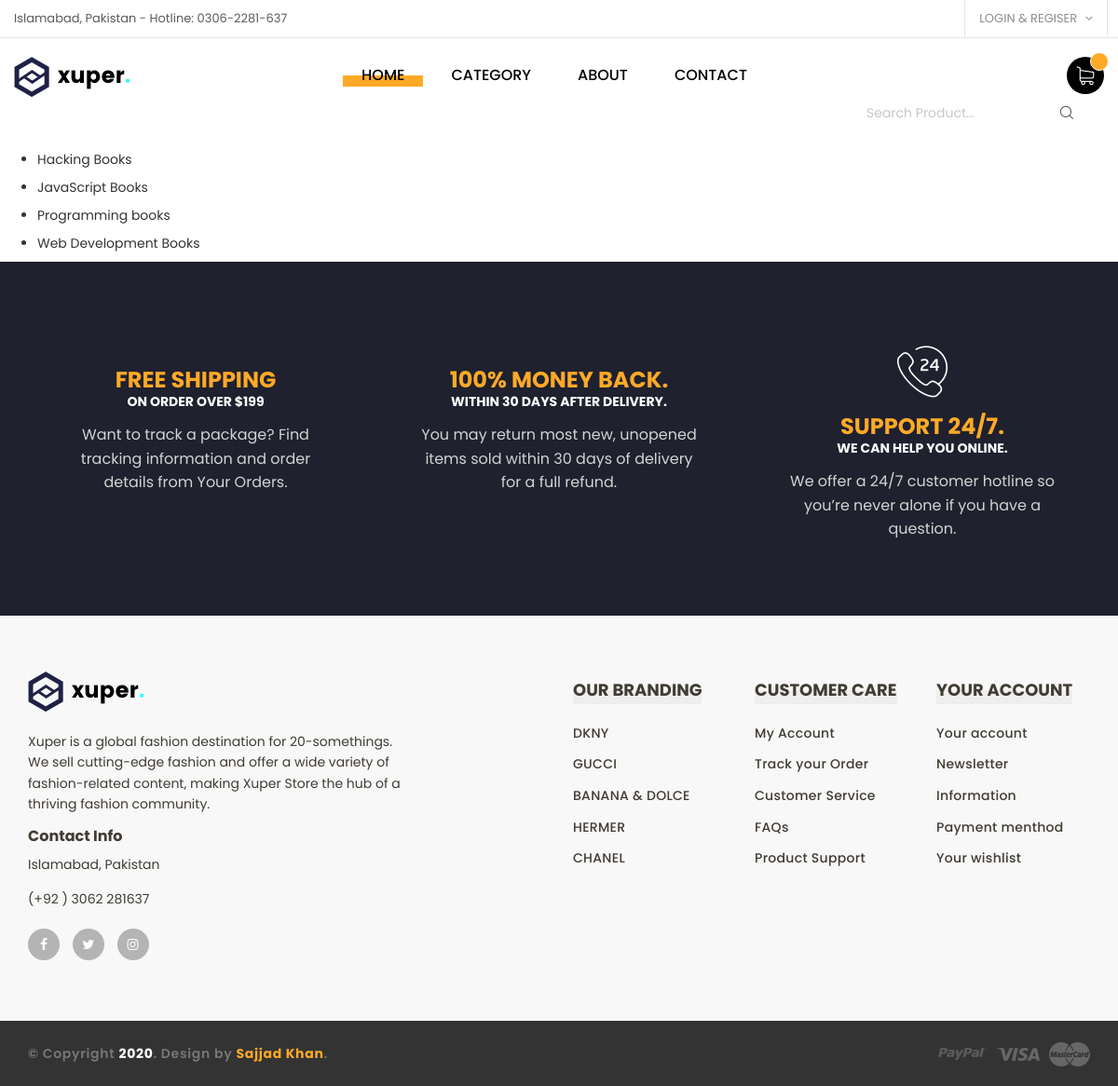
/all-categories/, run on the app's committed database.
### bookshop/models.py (models this page shows, shortened)
class Category(models.Model):
    name = models.CharField(max_length=200,db_index=True)
    slug = models.SlugField(max_length=200,unique=True)
    class Meta:
        ordering = ('name',)
        verbose_name = 'category'
        verbose_name_plural = 'categories'

### bookshop/views.py (the view)
# urls.py: path('all-categories/',views.all_Categories,name='all_categories'),
def all_Categories(request):
    categories = Category.objects.all()
    return render(request,'bookshop/all_category_list.html',{'categories':categories})

### cart/cart.py (called while the page is built)
    def __len__(self):
        return sum(item['quantity'] for item in self.cart.values())

    def get_total_price(self):
        return sum(Decimal(item['price']) * item['quantity'] for item in self.cart.values())

### cart/context_processors.py (called while the page is built)
def cart(request):
    return {'cart': Cart(request)}

### bookshop/templates/bookshop/all_category_list.html (shortened to what this page needs)
{% extends 'bookshop/base.html' %}
{% load static %}
{% block content %}
    {% for category in categories %}
        <ul>
            <a href="{% url 'category_detail' category.slug %}"><li> {{category.name }}</li></a>
        </ul>
    {% endfor %}
{% endblock %}

### data on the page
Category: name "Hacking Books"
Category: name "JavaScript Books"
Category: name "Programming books"
Category: name "Web Development Books"
